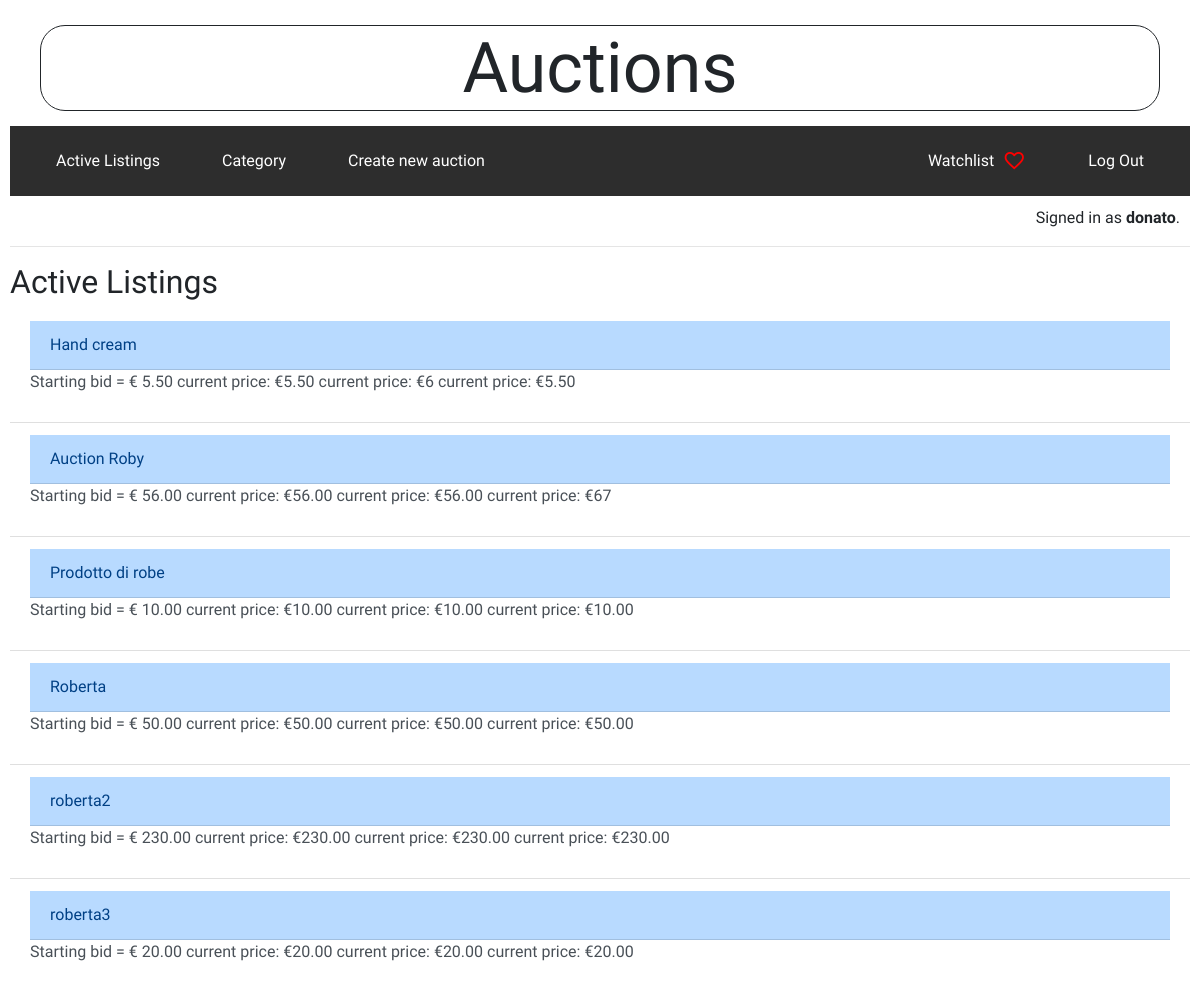
Screenshot of / (signed in) with the database file from the repository.
### auctions/models.py (models this page shows, shortened)
class User(AbstractUser):
    pass

class Auction(models.Model):
    title = models.CharField(max_length=64)
    description = models.TextField(max_length=200, blank=True)
    owner = models.ForeignKey(User, on_delete=models.CASCADE)
    start_bid = models.DecimalField(max_digits=8, decimal_places=2, default=0.00)
    active = models.BooleanField(default=True)
    image = models.ImageField(upload_to='auctions_images/', blank=True)
    category = models.CharField(max_length=64, blank=True)
    date = models.DateField()

### auctions/views.py (the view)
# urls.py: path("", views.index, name="index"),
def index(request):
    auctions_list = Auction.objects.all()
    current_price = Bid.objects.values('auction_id').annotate(max_amount=Max('amount'))
    return render(request, "auctions/index.html", {
        "auctions_list" : auctions_list,
        "current_price" : current_price
    })

### auctions/templates/auctions/index.html (shortened to what this page needs)
{% extends "auctions/layout.html" %}
{% block body %}
    <h2>Active Listings</h2>
    {% if auctions_list %}
    <ul class="list-group list-group-flush">
        {% for auction in auctions_list %}
            {% if auction.active == True %}
                <li class="list-group-item list-group-item-action">
                    <a href="{% url 'detail' auction.id %}" class="list-group-item list-group-item-action list-group-item-primary">{{ auction.title }}</a>
                    Starting bid = € {{ auction.start_bid }}
                    {% for i in current_price  %}
                        {% if i.auction_id == auction.id %}
                            current price: €{{ i.max_amount }}
                        {% else %}
                            current price: €{{ auction.start_bid }}
                        {% endif %}
                    {% endfor %}
                </li>
    {% endif %}
        {% endfor %}
    </ul>
    {% endif %}
{% endblock %}

### auctions/templates/auctions/layout.html (shortened to what this page needs)
{% load static %}
<!DOCTYPE html>
<html lang="en">
    <head>
        <link rel="stylesheet" href="https://stackpath.bootstrapcdn.com/bootstrap/4.4.1/css/bootstrap.min.css">
        <link href="{% static 'auctions/styles.css' %}" rel="stylesheet">
    </head>
    <body>
        <div class="container-fluid">
            <h1>Auctions</h1>
        </div>
        <div class="container-fluid d-flex" id="nav_bar">
            {% if user.is_authenticated %}
            <div class="nav-group d-flex">
                <a class="nav-link" href="{% url 'index' %}">Active Listings</a>
                <a class="nav-link" href="{% url 'category' %}">Category</a>
                <a class="nav-link" href="{% url 'create' %}">Create new auction</a>
            </div>
            <div class="nav-group d-flex">
                <div>
                    <a  id="icon" class="nav-link" href="{% url 'watchlist' %}">Watchlist<span class="material-symbols-outlined">favorite</span>
                    </a>
                 </div>
                <a class="nav-link" href="{% url 'logout' %}">Log Out</a>
            </div>
                {% else %}
            <div class="nav-group d-flex" id="not_login">
                <a class="nav-link" href="{% url 'login' %}">Log In</a>
                <a class="nav-link" href="{% url 'register' %}">Register</a>
            </div>
                {% endif %}
        </div>
        <div id="sign">
            {% if user.is_authenticated %}
                Signed in as <strong>{{ user.username }}</strong>.
            {% else %}
                Not signed in.
            {% endif %}
        </div>
        <hr>
        {% block body %}
        {% endblock %}
    </body>
</html>

### auctions/static/auctions/styles.css (style rules this page uses)
body { padding: 10px; font-family: 'Lexend', sans-serif; font-family: 'Montserrat', sans-serif; font-family: 'Tilt Neon', cursive; }
h1 { text-align: center; margin: 15px; font-size: 70px; border: 1px solid; border-radius: 25px; }
#nav_bar { flex-direction: row; justify-content: space-between; background-color: rgb(45,45,45); }
.nav-link { color: white; margin: 15px; border: 0px; border-radius: 15px; }
#sign { text-align: end; margin: 10px; }
.material-symbols-outlined { color: red; font-variation-settings: 'FILL' 0, 'wght' 400, 'GRAD' 0, 'opsz' 4; margin-left: 8px; }
#icon { display: flex; align-items: center; }

### rows the page displays
User: username "donato"
Auction: title "Hand cream", start_bid "5.50", start_bid "5.50" "5.50", max_amount "6"
Auction: title "Auction Roby", start_bid "56.00", start_bid "56.00" "56.00", max_amount "67"
Auction: title "Prodotto di robe", start_bid "10.00", start_bid "10.00" "10.00" "10.00"
Auction: title "Roberta", start_bid "50.00", start_bid "50.00" "50.00" "50.00"
Auction: title "roberta2", start_bid "230.00", start_bid "230.00" "230.00" "230.00"
Auction: title "roberta3", start_bid "20.00", start_bid "20.00" "20.00" "20.00"
